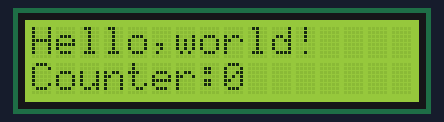
Bench run of a program on a simulated ESP32 board running MicroPython. Parts: 16×2 character LCD. Library files of the repository ran but are not shown: I2C_LCD.py.

Above: at 0.1 s.
At 4.1 s:
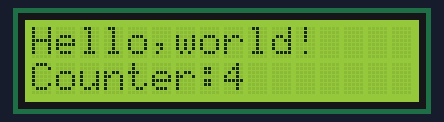
At 9.1 s:
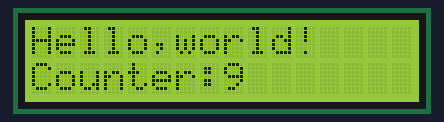
At 19.2 s:
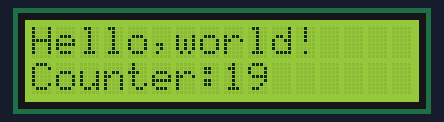
At 28.2 s:
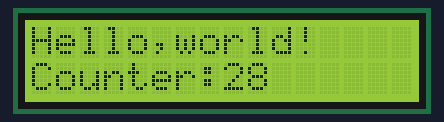
At 38.3 s:
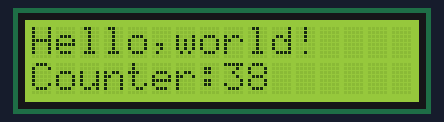

Measured:
- what the display in image 0 shows lasts 1.0 s, from 0.1 s to 1.1 s

The program:

IIC_LCD1602.py
```python
import time
from machine import I2C, Pin
from I2C_LCD import I2cLcd

DEFAULT_I2C_ADDR = 0x27  #PCF8574T
#DEFAULT_I2C_ADDR = 0x3F  #PCF8574AT
i2c = I2C(scl=Pin(14), sda=Pin(13), freq=400000)
lcd = I2cLcd(i2c, DEFAULT_I2C_ADDR, 2, 16)

try:
    lcd.move_to(0, 0)
    lcd.putstr("Hello,world!")
    count = 0
    while True:
        lcd.move_to(0, 1)
        lcd.putstr("Counter:%d" %(count))
        time.sleep_ms(1000)
        count += 1
except:
    pass
```
